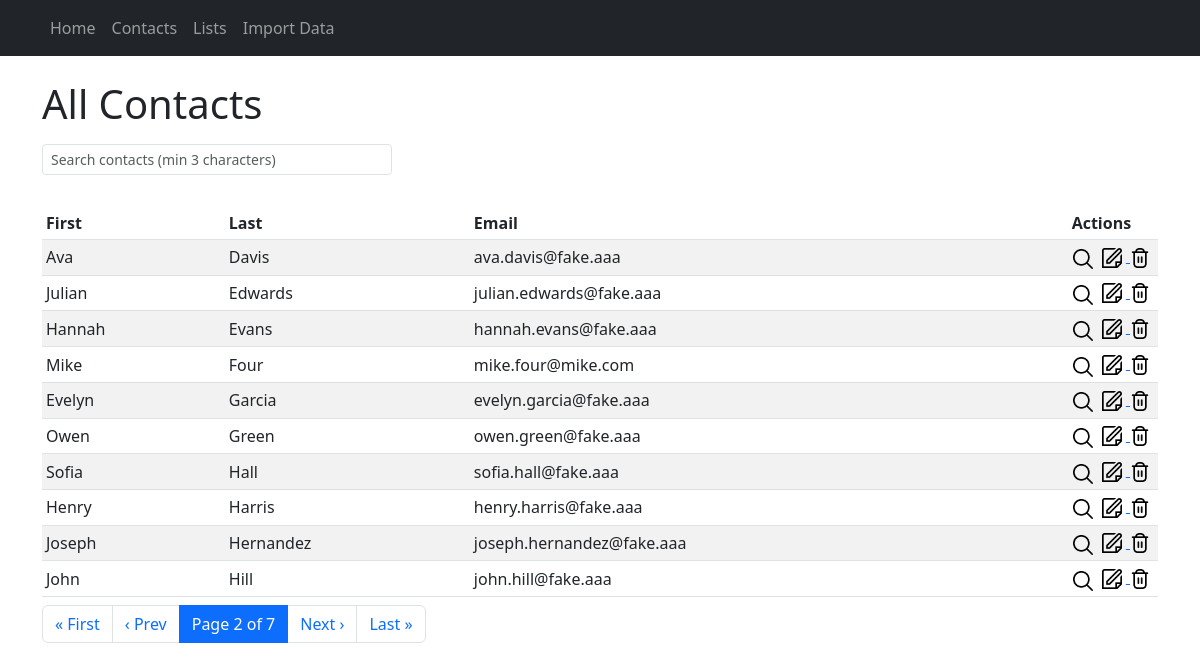
Page /contacts?page=2 on the committed database.
### models.py (models this page shows)
class Contact(db.Model):
    id = db.Column(db.Integer, primary_key=True)
    first_name = db.Column(db.String(50), nullable=False)
    last_name = db.Column(db.String(50), nullable=False)
    email = db.Column(db.String(120), unique=True, nullable=False)

### app.py (the view, shortened to what this page needs)
@app.route('/contacts')
def contacts():
    page = request.args.get('page', 1, type=int)
    search = request.args.get('search', '', type=str).strip()
    per_page = 10
    query = db.session.query(Contact)
    contacts_pagination = query.order_by(Contact.last_name, Contact.first_name).paginate(page=page, per_page=per_page)
    return render_template(
        'contact_list.html',
        contacts=contacts_pagination.items,
        pagination=contacts_pagination
    )

### templates/contact_list.html (shortened to what this page needs)
{% extends "base.html" %}
{% block content %}
<h1 class="mb-3">All Contacts</h1>
<div class="mb-3">
    <input type="text" class="form-control form-control-sm" id="contact-search" placeholder="Search contacts (min 3 characters)">
</div>
<div class="table-responsive">
<table class="table table-sm table-striped align-middle mb-2" id="contacts-table">
    <thead>
        <tr>
            <th>First</th>
            <th>Last</th>
            <th>Email</th>
            <th style="width:90px;">Actions</th>
        </tr>
    </thead>
    <tbody>
        {% for contact in contacts %}
        <tr data-contact-id="{{ contact.id }}">
            <td>{{ contact.first_name }}</td>
            <td>{{ contact.last_name }}</td>
            <td>{{ contact.email }}</td>
            <td class="actions-cell">
                <button type="button"
                    class="btn btn-link p-0 m-0 toggle-lists-btn"
                    data-contact-id="{{ contact.id }}"
                    title="Show Lists"
                    style="margin-right:4px;">
                    <img src="{{ url_for('static', filename='search.png') }}" alt="Lists" height="20" class="action-btn-img">
                </button>
                <a href="{{ url_for('edit_contact', contact_id=contact.id) }}" title="Edit">
                    <img src="{{ url_for('static', filename='edit.png') }}" alt="Edit" height="20" class="action-btn-img">
                </a>
                <form action="{{ url_for('delete_contact', contact_id=contact.id) }}" method="post" style="display: inline;">
                    <button type="submit" style="border: none; background: none; padding: 0;" title="Delete" onclick="return confirm('Delete this contact?');">
                        <img src="{{ url_for('static', filename='trash.png') }}" alt="Delete" height="20" class="action-btn-img">
                    </button>
                </form>
            </td>
        </tr>
        {% endfor %}
    </tbody>
</table>
</div>
{% if pagination.pages > 1 %}
<nav>
  <ul class="pagination">
    <li class="page-item {% if not pagination.has_prev %}disabled{% endif %}">
      <a class="page-link" href="{{ url_for('contacts', page=1, search=request.args.get('search')) }}">&laquo; First</a>
    </li>
    <li class="page-item {% if not pagination.has_prev %}disabled{% endif %}">
      <a class="page-link" href="{{ url_for('contacts', page=pagination.prev_num, search=request.args.get('search')) if pagination.has_prev else '#' }}">&lsaquo; Prev</a>
    </li>
    <li class="page-item active">
      <span class="page-link">
        Page {{ pagination.page }} of {{ pagination.pages }}
      </span>
    </li>
    <li class="page-item {% if not pagination.has_next %}disabled{% endif %}">
      <a class="page-link" href="{{ url_for('contacts', page=pagination.next_num, search=request.args.get('search')) if pagination.has_next else '#' }}">Next &rsaquo;</a>
    </li>
    <li class="page-item {% if not pagination.has_next %}disabled{% endif %}">
      <a class="page-link" href="{{ url_for('contacts', page=pagination.pages, search=request.args.get('search')) }}">Last &raquo;</a>
    </li>
  </ul>
</nav>
{% endif %}
{% endblock %}

### templates/contact_list.html (style rules this page uses)
.action-btn-img { vertical-align: middle; margin-right: 4px; cursor: pointer; transition: box-shadow 0.2s; }
.actions-cell { position: relative; min-width: 90px; white-space: nowrap; }
#contact-search { margin-bottom: 16px; max-width: 350px; display: inline-block; }

### rows in the picture
Contact: first_name "Ava", last_name "Davis", email "ava.davis@fake.aaa"
Contact: first_name "Julian", last_name "Edwards", email "julian.edwards@fake.aaa"
Contact: first_name "Hannah", last_name "Evans", email "hannah.evans@fake.aaa"
Contact: first_name "Mike", last_name "Four", email "mike.four@mike.com"
Contact: first_name "Evelyn", last_name "Garcia", email "evelyn.garcia@fake.aaa"
Contact: first_name "Owen", last_name "Green", email "owen.green@fake.aaa"
Contact: first_name "Sofia", last_name "Hall", email "sofia.hall@fake.aaa"
Contact: first_name "Henry", last_name "Harris", email "henry.harris@fake.aaa"
Contact: first_name "Joseph", last_name "Hernandez", email "joseph.hernandez@fake.aaa"
Contact: first_name "John", last_name "Hill", email "john.hill@fake.aaa"

### other values in the picture
{{ pagination.page }} "2"
{{ pagination.pages }} "7"
